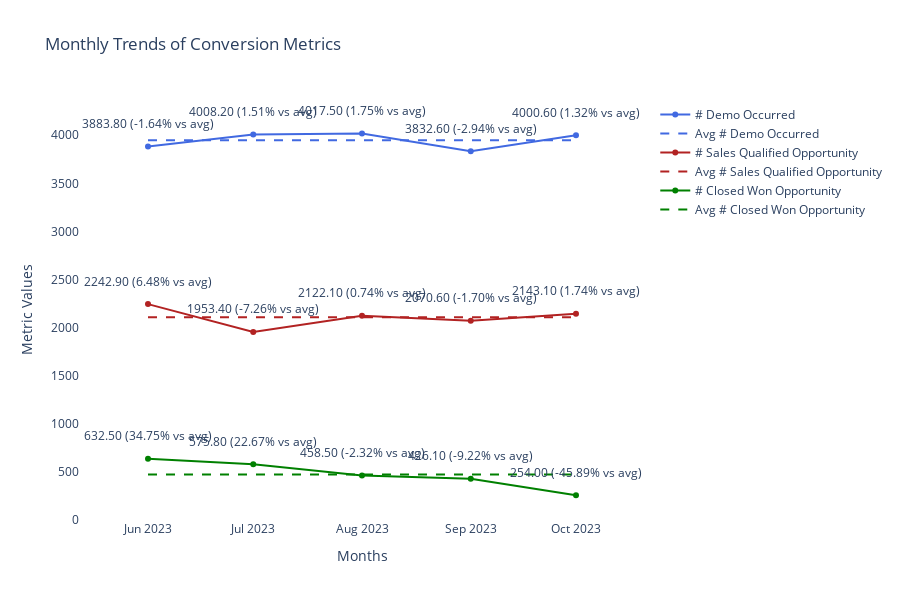

The notebook cell this image was saved under:
### Markdown cell above
### By Monthly Level

### Code cell
avg_demo = monthly_data['# Demo Occurred'].mean()
avg_sqo = monthly_data['# Sales Qualified Opportunity'].mean()
avg_cwo = monthly_data['# Closed Won Opportunity'].mean()

 
monthly_data['Demo % Diff'] = ((monthly_data['# Demo Occurred'] / avg_demo) - 1) * 100
monthly_data['SQO % Diff'] = ((monthly_data['# Sales Qualified Opportunity'] / avg_sqo) - 1) * 100
monthly_data['CWO % Diff'] = ((monthly_data['# Closed Won Opportunity'] / avg_cwo) - 1) * 100

 
months = monthly_data['Month'].tolist()
demo_values = monthly_data['# Demo Occurred'].tolist()
sqo_values = monthly_data['# Sales Qualified Opportunity'].tolist()
cwo_values = monthly_data['# Closed Won Opportunity'].tolist()
demo_diff = monthly_data['Demo % Diff'].tolist()
sqo_diff = monthly_data['SQO % Diff'].tolist()
cwo_diff = monthly_data['CWO % Diff'].tolist()

 
fig = go.Figure()  
fig.add_trace(go.Scatter(x=months, y=demo_values,
                         mode='lines+markers',
                         name='# Demo Occurred',
                         line=dict(color='royalblue')))

# average line 
fig.add_trace(go.Scatter(x=months, y=[avg_demo] * len(months),
                         mode='lines',
                         name='Avg # Demo Occurred',
                         line=dict(color='royalblue', dash='dash')))

 
for i, (month, demo_val, demo_d) in enumerate(zip(months, demo_values, demo_diff)):
    fig.add_annotation(x=month, y=demo_val + 240,
                       text=f"{demo_val:.2f} ({demo_d:.2f}% vs avg)",
                       showarrow=False)

fig.add_trace(go.Scatter(x=months, y=sqo_values,
                         mode='lines+markers',
                         name='# Sales Qualified Opportunity',
                         line=dict(color='firebrick')))

# average line  
fig.add_trace(go.Scatter(x=months, y=[avg_sqo] * len(months),
                         mode='lines',
                         name='Avg # Sales Qualified Opportunity',
                         line=dict(color='firebrick', dash='dash')))

 
for i, (month, sqo_val, sqo_d) in enumerate(zip(months, sqo_values, sqo_diff)):
    fig.add_annotation(x=month, y=sqo_val + 240,
                       text=f"{sqo_val:.2f} ({sqo_d:.2f}% vs avg)",
                       showarrow=False)

fig.add_trace(go.Scatter(x=months, y=cwo_values,
                         mode='lines+markers',
                         name='# Closed Won Opportunity',
                         line=dict(color='green')))

 # average line 
fig.add_trace(go.Scatter(x=months, y=[avg_cwo] * len(months),
                         mode='lines',
                         name='Avg # Closed Won Opportunity',
                         line=dict(color='green', dash='dash')))

 
for i, (month, cwo_val, cwo_d) in enumerate(zip(months, cwo_values, cwo_diff)):
    fig.add_annotation(x=month, y=cwo_val + 240,
                       text=f"{cwo_val:.2f} ({cwo_d:.2f}% vs avg)",
                       showarrow=False)
 
fig.update_layout(title='Monthly Trends of Conversion Metrics',
                  xaxis_title='Months',
                  yaxis_title='Metric Values',
                  plot_bgcolor='white',
                  height=600)   
fig.show()

### Figure 1 — Plotly figure (JSON) as saved in the notebook; plotly's stock layout.template omitted (floating-point values rounded to 4 significant figures)
{"data": [{"line": {"color": "royalblue"}, "mode": "lines+markers", "name": "# Demo Occurred", "type": "scatter", "x": ["2023-06", "2023-07", "2023-08", "2023-09", "2023-10"], "y": [3884.0, 4008.0, 4018.0, 3833.0, 4001.0]}, {"line": {"color": "royalblue", "dash": "dash"}, "mode": "lines", "name": "Avg # Demo Occurred", "type": "scatter", "x": ["2023-06", "2023-07", "2023-08", "2023-09", "2023-10"], "y": [3949.0, 3949.0, 3949.0, 3949.0, 3949.0]}, {"line": {"color": "firebrick"}, "mode": "lines+markers", "name": "# Sales Qualified Opportunity", "type": "scatter", "x": ["2023-06", "2023-07", "2023-08", "2023-09", "2023-10"], "y": [2243.0, 1953.0, 2122.0, 2071.0, 2143.0]}, {"line": {"color": "firebrick", "dash": "dash"}, "mode": "lines", "name": "Avg # Sales Qualified Opportunity", "type": "scatter", "x": ["2023-06", "2023-07", "2023-08", "2023-09", "2023-10"], "y": [2106.0, 2106.0, 2106.0, 2106.0, 2106.0]}, {"line": {"color": "green"}, "mode": "lines+markers", "name": "# Closed Won Opportunity", "type": "scatter", "x": ["2023-06", "2023-07", "2023-08", "2023-09", "2023-10"], "y": [632.5, 575.8, 458.5, 426.1, 254]}, {"line": {"color": "green", "dash": "dash"}, "mode": "lines", "name": "Avg # Closed Won Opportunity", "type": "scatter", "x": ["2023-06", "2023-07", "2023-08", "2023-09", "2023-10"], "y": [469.4, 469.4, 469.4, 469.4, 469.4]}], "layout": {"annotations": [{"showarrow": false, "text": "3883.80 (-1.64% vs avg)", "x": "2023-06", "y": 4124.0}, {"showarrow": false, "text": "4008.20 (1.51% vs avg)", "x": "2023-07", "y": 4248.0}, {"showarrow": false, "text": "4017.50 (1.75% vs avg)", "x": "2023-08", "y": 4258.0}, {"showarrow": false, "text": "3832.60 (-2.94% vs avg)", "x": "2023-09", "y": 4073.0}, {"showarrow": false, "text": "4000.60 (1.32% vs avg)", "x": "2023-10", "y": 4241.0}, {"showarrow": false, "text": "2242.90 (6.48% vs avg)", "x": "2023-06", "y": 2483.0}, {"showarrow": false, "text": "1953.40 (-7.26% vs avg)", "x": "2023-07", "y": 2193.0}, {"showarrow": false, "text": "2122.10 (0.74% vs avg)", "x": "2023-08", "y": 2362.0}, {"showarrow": false, "text": "2070.60 (-1.70% vs avg)", "x": "2023-09", "y": 2311.0}, {"showarrow": false, "text": "2143.10 (1.74% vs avg)", "x": "2023-10", "y": 2383.0}, {"showarrow": false, "text": "632.50 (34.75% vs avg)", "x": "2023-06", "y": 872.5}, {"showarrow": false, "text": "575.80 (22.67% vs avg)", "x": "2023-07", "y": 815.8}, {"showarrow": false, "text": "458.50 (-2.32% vs avg)", "x": "2023-08", "y": 698.5}, {"showarrow": false, "text": "426.10 (-9.22% vs avg)", "x": "2023-09", "y": 666.1}, {"showarrow": false, "text": "254.00 (-45.89% vs avg)", "x": "2023-10", "y": 494}], "height": 600, "plot_bgcolor": "white", "title": {"text": "Monthly Trends of Conversion Metrics"}, "xaxis": {"title": {"text": "Months"}}, "yaxis": {"title": {"text": "Metric Values"}}}}
